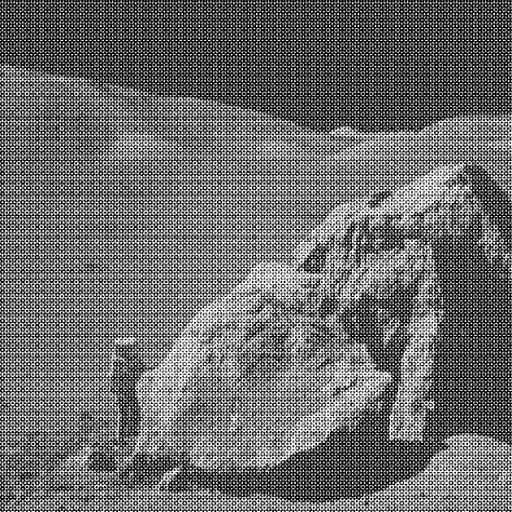
#> input picture assignment2/test_cases_data/apollo17.png, 512 x 512 px
$ jupyter execute --allow-errors filter_fourier.ipynb
#> lines starting #> are read from the running program, lines starting #| are printed output that depends on the picture; after the words box and inside, x2 and y2 are one past the last pixel; in counts of white or black regions, pixels touching at a corner belong together
[cell 1]
import numpy as np
import imageio.v3 as imageio
import matplotlib.pyplot as plt

#### Funções

[cell 2]
def RMSE(H, H_hat):
    return np.sqrt(((H.astype(np.int32) - H_hat.astype(np.int32))**2).mean())

[cell 3]
def get_D(input_image):
    P, Q = input_image.shape

    result = np.zeros((P,Q))
    for u in range(P):
        for v in range(Q):
            result[u][v] = np.sqrt( ( u - P/2)**2 + ( v - Q/2)**2 )

    return result

[cell 4]
# [12 lines left out: function lowpass_filter, not called in this run]

[cell 5]
# [12 lines left out: function highpass_filter, not called in this run]

[cell 6]
def bandstop_filter(input_image, radius0, radius1):
    D_matrix = get_D(input_image)

    P, Q = input_image.shape

    result = np.ones((P,Q))
    for i in range(P):
        for j in range(Q):
            if radius0 >= D_matrix[i,j] >= radius1 :
                result[i,j] = 0

    return result

[cell 7]
# [9 lines left out: function Laplacian_highpass_filter, not called in this run]

[cell 8]
# [10 lines left out: function gaussian_lowpass_filter, not called in this run]

[cell 9]
def generate_freq_domain(input_image):
    freq_domain = np.fft.fft2(input_image)
    return np.fft.fftshift(freq_domain)

[cell 10]
# [7 lines left out: function restore_image, not called in this run]

#### Entrada

[cell 11]
input_image = input().rstrip()
#> the answer given: test_cases_data/apollo17.png
reference_image = input().rstrip()
#> the answer given: test_cases_data/apollo17.png
filter_index = int(input())
#> the answer given: 3

input_image = imageio.imread(input_image)
#> input_image is the input picture: shape (512, 512); min 0, max 255, mean 108.1
reference_image = imageio.imread(reference_image)

param_1 = 0; param_2 = 0;

if filter_index < 2: # Radius for filters 0 and 1
    param_1 = np.float32(input())
elif filter_index != 3: # Parameters for filters 2 and 4
    param_1 = np.float32(input())
    param_2 = np.float32(input())

# a) Generate the Fourier Spectrum ( F ( I ) ) for the input image I.
fourier_spectrum = generate_freq_domain(input_image)
result = np.zeros(fourier_spectrum.shape)

# b) Filter F ( I ) multiplying it by the input filter Mi.
#> (the rest of this cell did not finish here and is left out)

[cell 12]
input_image = imageio.imread("test_cases_data/apollo17.png")

input_filter = bandstop_filter(input_image, 50, 30)
#> after the loop in get_D, `for u in range(P):`:
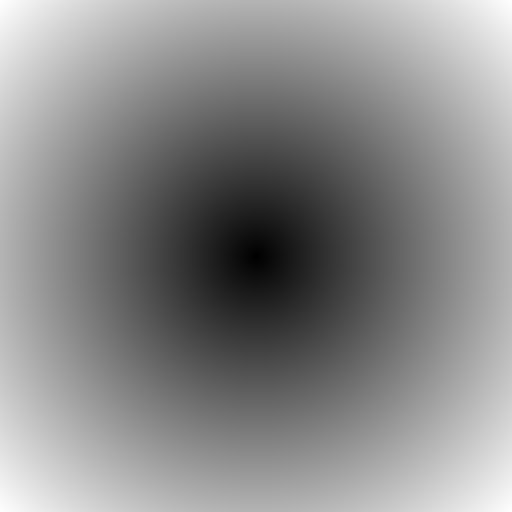
#> result: shape (512, 512) float64; min 0, max 362, mean 195.9; drawn with min black and max white
#> after the loop in bandstop_filter, `for i in range(P):`:
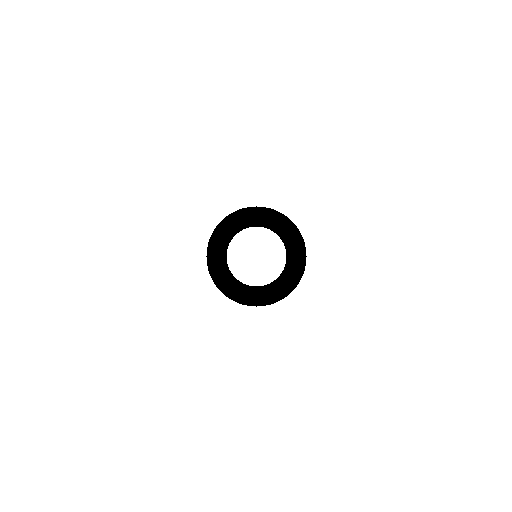
#> result: shape (512, 512) float64; values 0 (black) and 1 (white), 98.1% white; 1 black region, box (x1, y1, x2, y2) and area: (206, 206, 307, 307) 5036

$ run again, with assignment2/test_cases_data/arara.png copied over assignment2/test_cases_data/apollo17.png
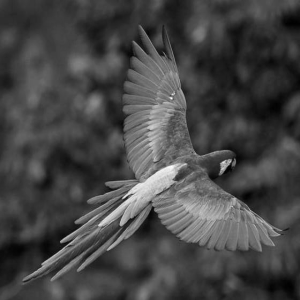
#> input picture assignment2/test_cases_data/arara.png, 300 x 300 px
#> input_image is the input picture: shape (300, 300); min 0, max 255, mean 69.6
#> after the loop in get_D, `for u in range(P):`:
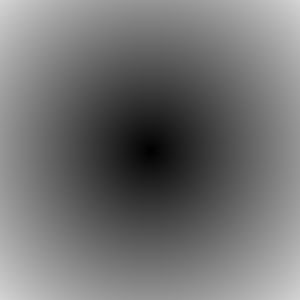
#> result: shape (300, 300) float64; min 0, max 212.1, mean 114.8
#> after the loop in bandstop_filter, `for i in range(P):`:
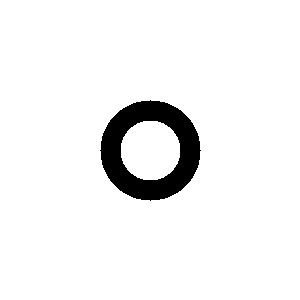
#> result: shape (300, 300) float64; values 0 (black) and 1 (white), 94.4% white; 1 black region, box (x1, y1, x2, y2) and area: (100, 100, 201, 201) 5036
